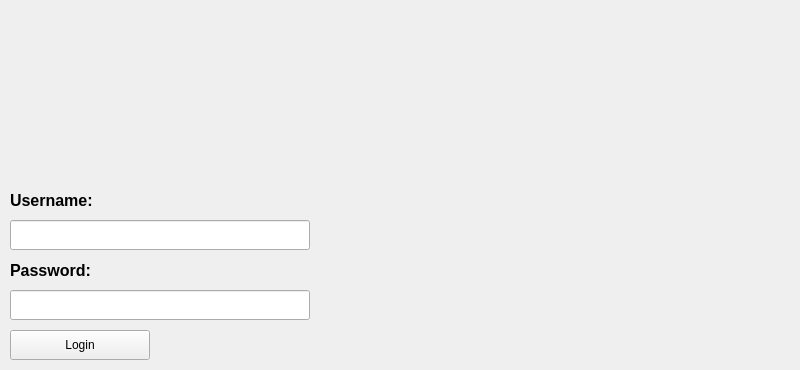
<?xml version="1.0" encoding="UTF-8"?>
<ui version="4.0">
 <class>FobberWindow</class>
 <widget class="QMainWindow" name="FobberWindow">
  <property name="geometry">
   <rect>
    <x>0</x>
    <y>0</y>
    <width>800</width>
    <height>370</height>
   </rect>
  </property>
  <property name="font">
   <font>
    <weight>50</weight>
    <bold>false</bold>
   </font>
  </property>
  <property name="windowTitle">
   <string>Fobber v0.0.1</string>
  </property>
  <widget class="QWidget" name="centralwidget">
   <widget class="QLabel" name="MakersLogo">
    <property name="geometry">
     <rect>
      <x>309</x>
      <y>2</y>
      <width>182</width>
      <height>172</height>
     </rect>
    </property>
    <property name="text">
     <string/>
    </property>
    <property name="pixmap">
     <pixmap>decatur_makers_logo.jpeg</pixmap>
    </property>
   </widget>
   <widget class="QLabel" name="UsernameText">
    <property name="geometry">
     <rect>
      <x>10</x>
      <y>190</y>
      <width>120</width>
      <height>20</height>
     </rect>
    </property>
    <property name="font">
     <font>
      <pointsize>12</pointsize>
      <weight>75</weight>
      <bold>true</bold>
     </font>
    </property>
    <property name="text">
     <string>Username:</string>
    </property>
    <property name="scaledContents">
     <bool>false</bool>
    </property>
    <property name="wordWrap">
     <bool>false</bool>
    </property>
   </widget>
   <widget class="QLabel" name="PasswordText">
    <property name="geometry">
     <rect>
      <x>10</x>
      <y>260</y>
      <width>120</width>
      <height>20</height>
     </rect>
    </property>
    <property name="font">
     <font>
      <pointsize>12</pointsize>
      <weight>75</weight>
      <bold>true</bold>
     </font>
    </property>
    <property name="text">
     <string>Password:</string>
    </property>
    <property name="scaledContents">
     <bool>false</bool>
    </property>
    <property name="wordWrap">
     <bool>false</bool>
    </property>
   </widget>
   <widget class="QLineEdit" name="UsernameField">
    <property name="geometry">
     <rect>
      <x>10</x>
      <y>220</y>
      <width>300</width>
      <height>30</height>
     </rect>
    </property>
   </widget>
   <widget class="QLineEdit" name="PasswordField">
    <property name="geometry">
     <rect>
      <x>10</x>
      <y>290</y>
      <width>300</width>
      <height>30</height>
     </rect>
    </property>
    <property name="text">
     <string/>
    </property>
    <property name="frame">
     <bool>true</bool>
    </property>
    <property name="echoMode">
     <enum>QLineEdit::Password</enum>
    </property>
   </widget>
   <widget class="QPushButton" name="loginButton">
    <property name="geometry">
     <rect>
      <x>10</x>
      <y>330</y>
      <width>140</width>
      <height>30</height>
     </rect>
    </property>
    <property name="text">
     <string>Login</string>
    </property>
   </widget>
  </widget>
 </widget>
 <resources/>
 <connections/>
</ui>
